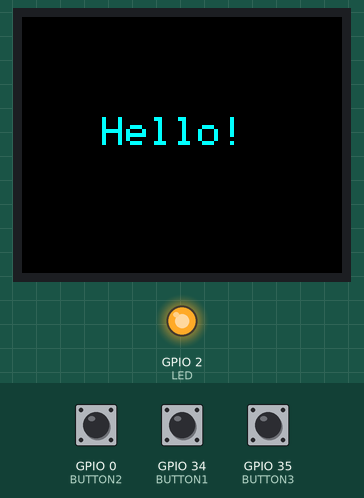
Simulated run of this sketch. Board: ESP32. On the bench: 160×128 colour display, output pins drawn as LEDs (lit = HIGH). Inputs (shaded band) come from the test bench; at power-on: GPIO 0 (BUTTON2) HIGH, GPIO 34 (BUTTON1) HIGH, GPIO 35 (BUTTON3) HIGH. What the sketch prints to the serial monitor is not drawn.

Above: at 1.3 s.
1.4 s: GPIO 0 (BUTTON2) pulled LOW for 0.15 s
At 2.9 s:
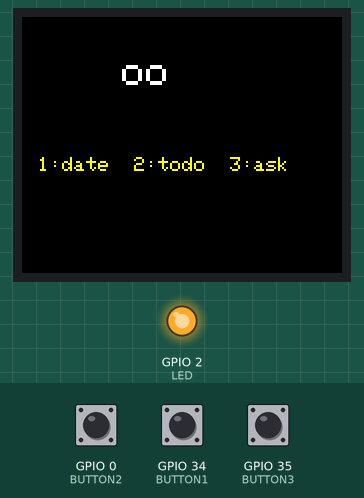
4.5 s: GPIO 34 (BUTTON1) pulled LOW for 0.15 s
At 5.9 s:
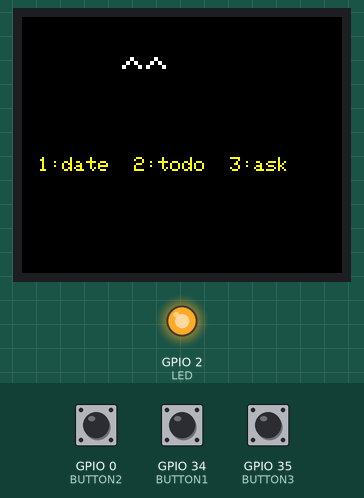
6.6 s: GPIO 35 (BUTTON3) pulled LOW for 0.15 s
Timing chart, 0 to 9.6 s (numbered marks = the images above; inputs shaded):
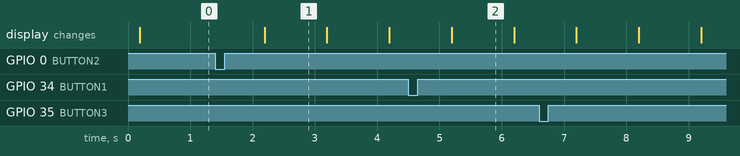

Measured:
- what the display in image 1 shows lasts 1.0 s, from 2.2 s to 3.2 s

The sketch:

setup_TFT.ino
```cpp
#include <Arduino.h>
#include <Adafruit_GFX.h>    // graphic library
#include <Adafruit_ST7735.h> // TFT display
#include <SPI.h>             // serial communication
#include <ArduinoJson.h>     // JSON paser

// ── TFT cabling (ESP32) ──
#define TFT_CS 13  // cs: control screen
#define TFT_RST -1 // reset
#define TFT_DC 15  // data command

// initialize TFT display
Adafruit_ST7735 tft = Adafruit_ST7735(TFT_CS, TFT_DC, TFT_RST);

#define BUTTON1 34 // date / weather
#define BUTTON2 0  // todo
#define BUTTON3 35 // ask chat

// multiple states of ai pet
enum State
{
    BOOT,
    IDLE,
    LOADING,
    RESULT
};

State state = BOOT;

unsigned long stateStartTime = 0;
unsigned long lastFrameTime = 0;
bool frame = false; // animation update
bool render = true; // new display

unsigned long lastBtnTime = 0;
const unsigned long debounce = 250;

char resultLine1[32] = "";
char resultLine2[32] = "";
char loadingHint[32] = "Loading...";
// response string storage

void setup()
{
    pinMode(2, OUTPUT);    // 2 connects LED, change to output
    digitalWrite(2, HIGH); // has light for backlight(BL)

    Serial.begin(115200);

    tft.initR(INITR_BLACKTAB);    // init screen
    tft.setRotation(1);           // landscape
    tft.fillScreen(ST7735_BLACK); // color
    tft.setTextSize(2);
    tft.setTextWrap(false); // disable auto wrap around

    // set up button
    pinMode(BUTTON1, INPUT_PULLUP);
    pinMode(BUTTON2, INPUT_PULLUP);
    pinMode(BUTTON3, INPUT_PULLUP);

    stateStartTime = millis();
    render = true;
}

// ── handle response from js main ──
void handleSerial()
{
    if (!Serial.available())
        return;

    // if has serial message or not
    String raw = Serial.readStringUntil('\n');
    raw.trim();
    if (raw.length() == 0)
        return;

    StaticJsonDocument<256> doc;
    // deserialize JSON into doc
    // if fail return
    if (deserializeJson(doc, raw) != DeserializationError::Ok)
        return;

    // only take action key, value
    const char *action = doc["action"];
    if (!action)
        return;

    // if loading,
    if (strcmp(action, "loading") == 0)
    {
        // copy string to loadingHint
        strncpy(loadingHint, doc["hint"] | "Loading...", sizeof(loadingHint) - 1);
        state = LOADING;
        stateStartTime = millis(); // record loading time
        render = true;             // to update display
        return;
    }

    // once has response
    // store oneline, twoline as result
    strncpy(resultLine1, doc["line1"] | "", sizeof(resultLine1) - 1);
    strncpy(resultLine2, doc["line2"] | "", sizeof(resultLine2) - 1);
    state = RESULT;
    stateStartTime = millis();
    render = true; // display result
}

// ── button event triggers ──
void handleInput()
{
    // debounce to avoid noise
    unsigned long now = millis();
    if (now - lastBtnTime < debounce)
        return;

    // button 1 -> date weather
    if (digitalRead(BUTTON1) == LOW)
    {
        Serial.println("{\"type\":\"date\"}");
        lastBtnTime = now;
    }

    // button 2 -> todo
    if (digitalRead(BUTTON2) == LOW)
    {
        Serial.println("{\"type\":\"todo\"}");
        lastBtnTime = now;
    }

    // button 3 -> chat
    if (digitalRead(BUTTON3) == LOW)
    {
        Serial.println("{\"type\":\"ask\"}");
        lastBtnTime = now;
    }
}

// ── update state ──
void update()
{
    unsigned long now = millis();

    // has turned on for 2000ms, into IDLE mode, render
    if (state == BOOT && now - stateStartTime > 2000)
    {
        state = IDLE;
        render = true;
    }

    // IDLE mode, update frame every 1000ms, render
    if (state == IDLE && now - lastFrameTime > 1000)
    {
        frame = !frame;
        lastFrameTime = now;
        render = true;
    }

    // once has response, goes back IDEL after 6000ms
    if (state == RESULT && now - stateStartTime > 6000)
    {
        state = IDLE;
        render = true;
    }
}

// ── display the result/loading hint/frame ──
// landscape 160x128, setTextSize(2): each char 12x16px, each line 13 char
void display()
{
    tft.fillScreen(ST7735_BLACK); // clear screen
    switch (state)
    {
    case BOOT:
        // boot up, say hello
        tft.setCursor(40, 50);
        tft.setTextColor(ST7735_CYAN);
        tft.print("Hello!");
        break;

    case IDLE:
        // simple animation
        tft.setCursor(50, 20);
        tft.setTextColor(ST7735_WHITE);
        tft.print(frame ? "oo" : "^^");
        tft.setTextSize(1);
        tft.setTextColor(ST7735_YELLOW);
        tft.setCursor(8, 70);
        // button description
        tft.print("1:date  2:todo  3:ask");
        tft.setTextSize(2);
        break;

    case LOADING:
        // display loading message
        tft.setCursor(8, 55);
        tft.setTextColor(ST7735_CYAN);
        tft.print(loadingHint);
        break;

    case RESULT:
        // display two line of results!
        tft.setCursor(4, 30);
        tft.setTextColor(ST7735_WHITE);
        tft.print(resultLine1);
        tft.setCursor(4, 60);
        tft.print(resultLine2);
        break;
    }
}

void loop()
{
    handleSerial();
    handleInput();
    update();
    if (render)
    {
        display();
        render = false;
    }
}
```

setup_OLED.ino
```cpp
// #include <Arduino.h>
// #include <SSD1306Wire.h>
// #include <ArduinoJson.h>

// SSD1306Wire lcd(0x3c, SDA, SCL);

// #define BUTTON1 34 // fetchDate, Weather, result1
// #define BUTTON2 0  // fetchToDO, result2
// #define BUTTON3 35 // voice interaction, result3

// // multiple states
// enum State
// {
//     BOOT,
//     IDLE,
//     LOADING,
//     RESULT
// };

// State state = BOOT;

// // time, start time, render time
// unsigned long stateStartTime = 0;
// unsigned long lastFrameTime = 0;

// // display
// bool frame = false; //
// bool render = true;

// // debouncing handling
// unsigned long lastBtnTime = 0;
// const unsigned long debounceDelay = 250;

// char resultLine1[32] = "";
// char resultLine2[32] = "";
// char loadingHint[32] = "Loading...";

// void setup()
// {
//     Serial.begin(115200);
//     lcd.init();
//     lcd.flipScreenVertically();
//     lcd.setFont(ArialMT_Plain_10);

//     pinMode(BUTTON1, INPUT_PULLUP);
//     pinMode(BUTTON2, INPUT_PULLUP);
//     pinMode(BUTTON3, INPUT_PULLUP);

//     stateStartTime = millis();
//     render = true;
// }

// void handleSerial()
// {
//     if (!Serial.available())
//         return;
//     String raw = Serial.readStringUntil('\n');
//     raw.trim();
//     if (raw.length() == 0)
//         return;

//     StaticJsonDocument<256> doc;
//     DeserializationError err = deserializeJson(doc, raw);
//     if (err)
//         return;

//     const char *action = doc["action"];
//     if (!action)
//         return;

//     // loading message
//     if (strcmp(action, "loading") == 0)
//     {
//         const char *hint = doc["hint"] | "Loading...";
//         strncpy(loadingHint, hint, sizeof(loadingHint) - 1);
//         state = LOADING;
//         stateStartTime = millis();
//         render = true;
//         return;
//     }

//     // result
//     const char *l1 = doc["line1"] | "";
//     const char *l2 = doc["line2"] | "";
//     strncpy(resultLine1, l1, sizeof(resultLine1) - 1);
//     strncpy(resultLine2, l2, sizeof(resultLine2) - 1);
//     state = RESULT;
//     stateStartTime = millis();
//     render = true;
// }

// void handleInput()
// {
//     unsigned long now = millis();
//     if (now - lastBtnTime < debounceDelay)
//         return;

//     if (digitalRead(BUTTON1) == LOW)
//     {
//         Serial.println("{\"type\":\"date\"}");
//         lastBtnTime = now;
//     }
//     if (digitalRead(BUTTON2) == LOW)
//     {
//         Serial.println("{\"type\":\"todo\"}");
//         lastBtnTime = now;
//     }
//     if (digitalRead(BUTTON3) == LOW)
//     {
//         Serial.println("{\"type\":\"ask\"}");
//         lastBtnTime = now;
//     }
// }

// void update()
// {
//     unsigned long now = millis();

//     if (state == BOOT && now - stateStartTime > 2000)
//     {
//         state = IDLE;
//         render = true;
//     }
//     if (state == IDLE && now - lastFrameTime > 1000)
//     {
//         frame = !frame;
//         lastFrameTime = now;
//         render = true;
//     }
//     // back to idle after 5000ms
//     if (state == RESULT && now - stateStartTime > 5000)
//     {
//         state = IDLE;
//         render = true;
//     }
// }

// void display()
// {
//     lcd.clear();
//     switch (state)
//     {
//     case BOOT:
//         lcd.drawString(20, 20, "Hello");
//         break;

//     case IDLE:
//         lcd.drawString(30, 16, frame ? "o o" : "^ ^");
//         lcd.drawString(24, 36, "1:date 2:todo");
//         lcd.drawString(24, 50, "3:voice");
//         break;

//     case LOADING:
//         lcd.drawString(10, 20, loadingHint);
//         break;

//     case RESULT:
//         // display result
//         lcd.drawString(4, 16, resultLine1);
//         lcd.drawString(4, 36, resultLine2);
//         break;
//     }
//     lcd.display();
// }

// void loop()
// {
//     handleSerial(); // check result
//     handleInput();  // check response
//     update();
//     if (render)
//     {
//         display();
//         render = false;
//     }
// }
```
